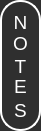
    <widget class="QFrame" name="Notes_Label_Frame">
     <property name="geometry">
      <rect>
       <x>10</x>
       <y>366</y>
       <width>41</width>
       <height>131</height>
      </rect>
     </property>
     <property name="minimumSize">
      <size>
       <width>41</width>
       <height>131</height>
      </size>
     </property>
     <property name="maximumSize">
      <size>
       <width>41</width>
       <height>131</height>
      </size>
     </property>
     <property name="styleSheet">
      <string notr="true">QWidget{
	background-color: #2F2F2F;
	color: rgb(255, 255, 255);
	border: 2px solid #ffffff;
	border-style: outset;
    	border-radius: 20px;
}</string>
     </property>
     <property name="frameShape">
      <enum>QFrame::StyledPanel</enum>
     </property>
     <property name="frameShadow">
      <enum>QFrame::Raised</enum>
     </property>
     <widget class="QLabel" name="Notes_Text_Label">
      <property name="geometry">
       <rect>
        <x>0</x>
        <y>2</y>
        <width>41</width>
        <height>41</height>
       </rect>
      </property>
      <property name="layoutDirection">
       <enum>Qt::LeftToRight</enum>
      </property>
      <property name="autoFillBackground">
       <bool>false</bool>
      </property>
      <property name="styleSheet">
       <string notr="true">QLabel {
border: none;
background-color: rgba(0, 0, 0, 0);
color: rgb(255, 255, 255);
font: 75 18pt &quot;Acme&quot;;
}</string>
      </property>
      <property name="text">
       <string>&lt;!DOCTYPE HTML PUBLIC &quot;-//W3C//DTD HTML 4.0//EN&quot; &quot;http://www.w3.org/TR/REC-html40/strict.dtd&quot;&gt;
&lt;html&gt;&lt;head&gt;&lt;meta name=&quot;qrichtext&quot; content=&quot;1&quot; /&gt;&lt;style type=&quot;text/css&quot;&gt;
p, li { white-space: pre-wrap; }
&lt;/style&gt;&lt;/head&gt;&lt;body style=&quot; font-family:'Acme'; font-size:18pt; font-weight:72; font-style:normal;&quot;&gt;
&lt;p style=&quot; margin-top:12px; margin-bottom:12px; margin-left:0px; margin-right:0px; -qt-block-indent:0; text-indent:0px;&quot;&gt;&lt;span style=&quot; font-size:14pt;&quot;&gt;N&lt;/span&gt;&lt;/p&gt;&lt;/body&gt;&lt;/html&gt;</string>
      </property>
      <property name="textFormat">
       <enum>Qt::RichText</enum>
      </property>
      <property name="scaledContents">
       <bool>false</bool>
      </property>
      <property name="alignment">
       <set>Qt::AlignCenter</set>
      </property>
      <property name="wordWrap">
       <bool>false</bool>
      </property>
      <property name="openExternalLinks">
       <bool>false</bool>
      </property>
     </widget>
     <widget class="QLabel" name="Notes_Text_Label_2">
      <property name="geometry">
       <rect>
        <x>0</x>
        <y>23</y>
        <width>41</width>
        <height>41</height>
       </rect>
      </property>
      <property name="layoutDirection">
       <enum>Qt::LeftToRight</enum>
      </property>
      <property name="autoFillBackground">
       <bool>false</bool>
      </property>
      <property name="styleSheet">
       <string notr="true">QLabel {
border: none;
background-color: rgba(0, 0, 0, 0);
color: rgb(255, 255, 255);
font: 75 18pt &quot;Acme&quot;;
}</string>
      </property>
      <property name="text">
       <string>&lt;!DOCTYPE HTML PUBLIC &quot;-//W3C//DTD HTML 4.0//EN&quot; &quot;http://www.w3.org/TR/REC-html40/strict.dtd&quot;&gt;
&lt;html&gt;&lt;head&gt;&lt;meta name=&quot;qrichtext&quot; content=&quot;1&quot; /&gt;&lt;style type=&quot;text/css&quot;&gt;
p, li { white-space: pre-wrap; }
&lt;/style&gt;&lt;/head&gt;&lt;body style=&quot; font-family:'Acme'; font-size:18pt; font-weight:72; font-style:normal;&quot;&gt;
&lt;p style=&quot; margin-top:12px; margin-bottom:12px; margin-left:0px; margin-right:0px; -qt-block-indent:0; text-indent:0px;&quot;&gt;&lt;span style=&quot; font-size:14pt;&quot;&gt;O&lt;/span&gt;&lt;/p&gt;&lt;/body&gt;&lt;/html&gt;</string>
      </property>
      <property name="textFormat">
       <enum>Qt::RichText</enum>
      </property>
      <property name="scaledContents">
       <bool>false</bool>
      </property>
      <property name="alignment">
       <set>Qt::AlignCenter</set>
      </property>
      <property name="wordWrap">
       <bool>false</bool>
      </property>
      <property name="openExternalLinks">
       <bool>false</bool>
      </property>
     </widget>
     <widget class="QLabel" name="Notes_Text_Label_3">
      <property name="geometry">
       <rect>
        <x>0</x>
        <y>46</y>
        <width>41</width>
        <height>41</height>
       </rect>
      </property>
      <property name="layoutDirection">
       <enum>Qt::LeftToRight</enum>
      </property>
      <property name="autoFillBackground">
       <bool>false</bool>
      </property>
      <property name="styleSheet">
       <string notr="true">QLabel {
border: none;
background-color: rgba(0, 0, 0, 0);
color: rgb(255, 255, 255);
font: 75 18pt &quot;Acme&quot;;
}</string>
      </property>
      <property name="text">
       <string>&lt;!DOCTYPE HTML PUBLIC &quot;-//W3C//DTD HTML 4.0//EN&quot; &quot;http://www.w3.org/TR/REC-html40/strict.dtd&quot;&gt;
&lt;html&gt;&lt;head&gt;&lt;meta name=&quot;qrichtext&quot; content=&quot;1&quot; /&gt;&lt;style type=&quot;text/css&quot;&gt;
p, li { white-space: pre-wrap; }
&lt;/style&gt;&lt;/head&gt;&lt;body style=&quot; font-family:'Acme'; font-size:18pt; font-weight:72; font-style:normal;&quot;&gt;
&lt;p style=&quot; margin-top:12px; margin-bottom:12px; margin-left:0px; margin-right:0px; -qt-block-indent:0; text-indent:0px;&quot;&gt;&lt;span style=&quot; font-size:14pt;&quot;&gt;T&lt;/span&gt;&lt;/p&gt;&lt;/body&gt;&lt;/html&gt;</string>
      </property>
      <property name="textFormat">
       <enum>Qt::RichText</enum>
      </property>
      <property name="scaledContents">
       <bool>false</bool>
      </property>
      <property name="alignment">
       <set>Qt::AlignCenter</set>
      </property>
      <property name="wordWrap">
       <bool>false</bool>
      </property>
      <property name="openExternalLinks">
       <bool>false</bool>
      </property>
     </widget>
     <widget class="QLabel" name="Notes_Text_Label_4">
      <property name="geometry">
       <rect>
        <x>0</x>
        <y>66</y>
        <width>41</width>
        <height>41</height>
       </rect>
      </property>
      <property name="layoutDirection">
       <enum>Qt::LeftToRight</enum>
      </property>
      <property name="autoFillBackground">
       <bool>false</bool>
      </property>
      <property name="styleSheet">
       <string notr="true">QLabel {
border: none;
background-color: rgba(0, 0, 0, 0);
color: rgb(255, 255, 255);
font: 75 18pt &quot;Acme&quot;;
}</string>
      </property>
      <property name="text">
       <string>&lt;!DOCTYPE HTML PUBLIC &quot;-//W3C//DTD HTML 4.0//EN&quot; &quot;http://www.w3.org/TR/REC-html40/strict.dtd&quot;&gt;
&lt;html&gt;&lt;head&gt;&lt;meta name=&quot;qrichtext&quot; content=&quot;1&quot; /&gt;&lt;style type=&quot;text/css&quot;&gt;
p, li { white-space: pre-wrap; }
&lt;/style&gt;&lt;/head&gt;&lt;body style=&quot; font-family:'Acme'; font-size:18pt; font-weight:72; font-style:normal;&quot;&gt;
&lt;p style=&quot; margin-top:12px; margin-bottom:12px; margin-left:0px; margin-right:0px; -qt-block-indent:0; text-indent:0px;&quot;&gt;&lt;span style=&quot; font-size:14pt;&quot;&gt;E&lt;/span&gt;&lt;/p&gt;&lt;/body&gt;&lt;/html&gt;</string>
      </property>
      <property name="textFormat">
       <enum>Qt::RichText</enum>
      </property>
      <property name="scaledContents">
       <bool>false</bool>
      </property>
      <property name="alignment">
       <set>Qt::AlignCenter</set>
      </property>
      <property name="wordWrap">
       <bool>false</bool>
      </property>
      <property name="openExternalLinks">
       <bool>false</bool>
      </property>
     </widget>
     <widget class="QLabel" name="Notes_Text_Label_5">
      <property name="geometry">
       <rect>
        <x>0</x>
        <y>90</y>
        <width>41</width>
        <height>41</height>
       </rect>
      </property>
      <property name="layoutDirection">
       <enum>Qt::LeftToRight</enum>
      </property>
      <property name="autoFillBackground">
       <bool>false</bool>
      </property>
      <property name="styleSheet">
       <string notr="true">QLabel {
border: none;
background-color: rgba(0, 0, 0, 0);
color: rgb(255, 255, 255);
font: 75 18pt &quot;Acme&quot;;
}</string>
      </property>
      <property name="text">
       <string>&lt;!DOCTYPE HTML PUBLIC &quot;-//W3C//DTD HTML 4.0//EN&quot; &quot;http://www.w3.org/TR/REC-html40/strict.dtd&quot;&gt;
&lt;html&gt;&lt;head&gt;&lt;meta name=&quot;qrichtext&quot; content=&quot;1&quot; /&gt;&lt;style type=&quot;text/css&quot;&gt;
p, li { white-space: pre-wrap; }
&lt;/style&gt;&lt;/head&gt;&lt;body style=&quot; font-family:'Acme'; font-size:18pt; font-weight:72; font-style:normal;&quot;&gt;
&lt;p style=&quot; margin-top:12px; margin-bottom:12px; margin-left:0px; margin-right:0px; -qt-block-indent:0; text-indent:0px;&quot;&gt;&lt;span style=&quot; font-size:14pt;&quot;&gt;S&lt;/span&gt;&lt;/p&gt;&lt;/body&gt;&lt;/html&gt;</string>
      </property>
      <property name="textFormat">
       <enum>Qt::RichText</enum>
      </property>
      <property name="scaledContents">
       <bool>false</bool>
      </property>
      <property name="alignment">
       <set>Qt::AlignCenter</set>
      </property>
      <property name="wordWrap">
       <bool>false</bool>
      </property>
      <property name="openExternalLinks">
       <bool>false</bool>
      </property>
     </widget>
    </widget>
